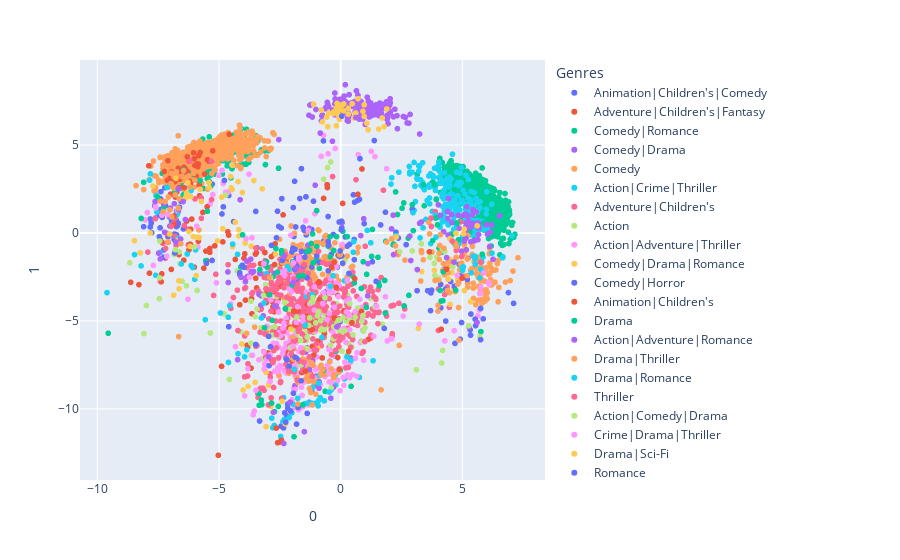

The code cell stored with this chart in its notebook:
### Code cell
fig = px.scatter(movie_df_pca, x='0', y='1', color='Genres')
fig.show()
